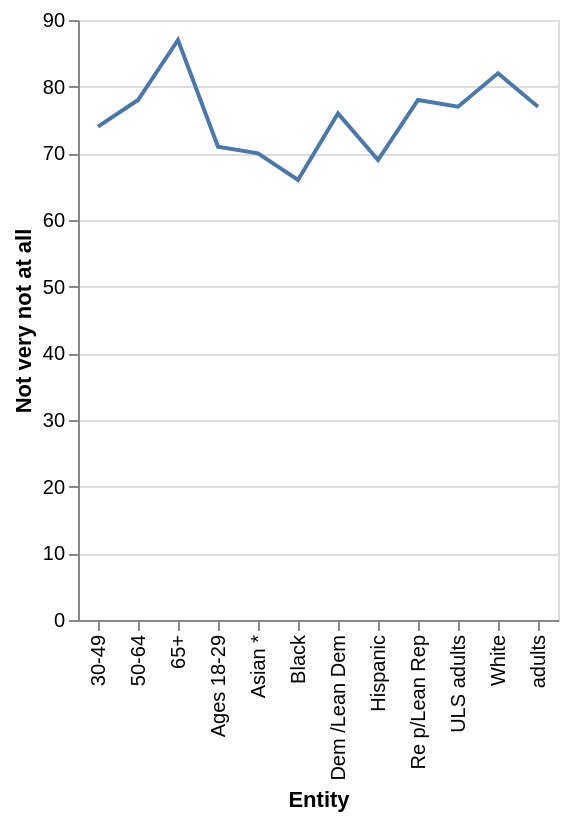

Write the Vega-Lite specification saved for this chart.
### Vega-Lite specification from a JSON file in a GitHub repository (floating-point values rounded to 4 significant figures)
{"$schema": "https://vega.github.io/schema/vega-lite/v5.json", "description": "Line chart auto-generated from CSV", "data": {"values": [{"Entity": "Dem /Lean Dem", "Not very not at all": "76", "Very/ somewhat": "23"}, {"Entity": "Re p/Lean Rep", "Not very not at all": "78", "Very/ somewhat": "21"}, {"Entity": "65+", "Not very not at all": "87", "Very/ somewhat": "12"}, {"Entity": "50-64", "Not very not at all": "78", "Very/ somewhat": "21"}, {"Entity": "30-49", "Not very not at all": "74", "Very/ somewhat": "25"}, {"Entity": "Ages 18-29", "Not very not at all": "71", "Very/ somewhat": "28"}, {"Entity": "Asian *", "Not very not at all": "70", "Very/ somewhat": "30"}, {"Entity": "Hispanic", "Not very not at all": "69", "Very/ somewhat": "29"}, {"Entity": "Black", "Not very not at all": "66", "Very/ somewhat": "33"}, {"Entity": "White", "Not very not at all": "82", "Very/ somewhat": "17"}, {"Entity": "adults", "Not very not at all": "77", "Very/ somewhat": "22"}, {"Entity": "ULS adults", "Not very not at all": "77", "Very/ somewhat": "22"}]}, "mark": "line", "encoding": {"x": {"field": "Entity", "type": "ordinal"}, "y": {"field": "Not very not at all", "type": "quantitative"}}}
